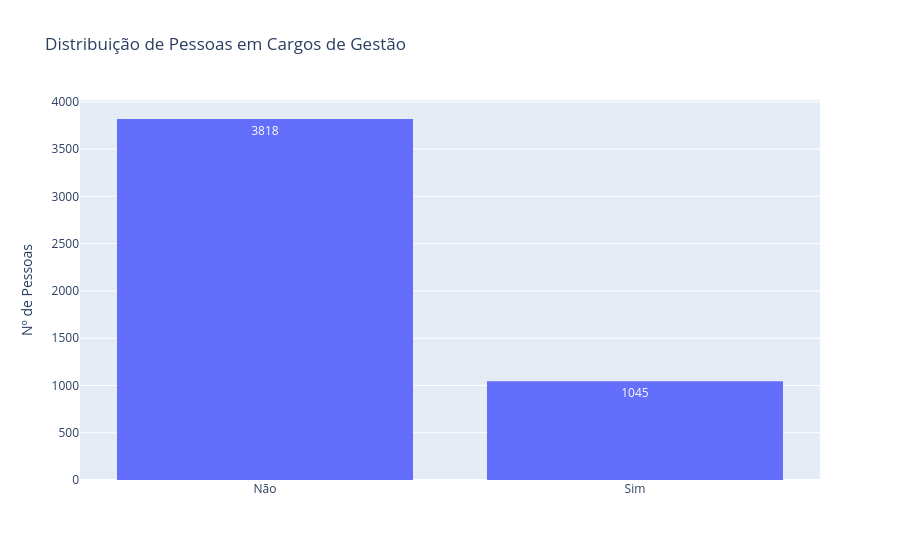

Notebook code cell kept with this figure:
### Code cell
# Mapeamento para rótulos
df["atua_como_gestor_bin"] = df["2.d_atua_como_gestor"].map({True: "Sim", False: "Não"})

# Proporção de Pessoas que Atuam como Gestor(a)
g5 = px.histogram(
    df,
    x="atua_como_gestor_bin",
    title="Distribuição de Pessoas em Cargos de Gestão",
    labels={"atua_como_gestor_bin": "Atua como Gestor(a)?"},
    text_auto=True,
)
g5.update_layout(xaxis_title=None, yaxis_title="Nº de Pessoas")
g5.show()

### Figure 1 — Plotly figure (JSON) as saved in the notebook; plotly's stock layout.template omitted (floating-point values rounded to 4 significant figures; data arrays with more than 128 entries replaced by an {"elided": "..."} marker saying what was removed)
{"data": [{"bingroup": "x", "hovertemplate": "Atua como Gestor(a)?=%{x}<br>count=%{y}<extra></extra>", "legendgroup": "", "marker": {"color": "#636efa", "pattern": {"shape": ""}}, "name": "", "orientation": "v", "showlegend": false, "texttemplate": "%{value}", "type": "histogram", "x": {"elided": "5217 str values"}, "xaxis": "x", "yaxis": "y"}], "layout": {"barmode": "relative", "legend": {"tracegroupgap": 0}, "title": {"text": "Distribuição de Pessoas em Cargos de Gestão"}, "xaxis": {"anchor": "y", "domain": [0, 1], "title": {}}, "yaxis": {"anchor": "x", "domain": [0, 1], "title": {"text": "Nº de Pessoas"}}}}
